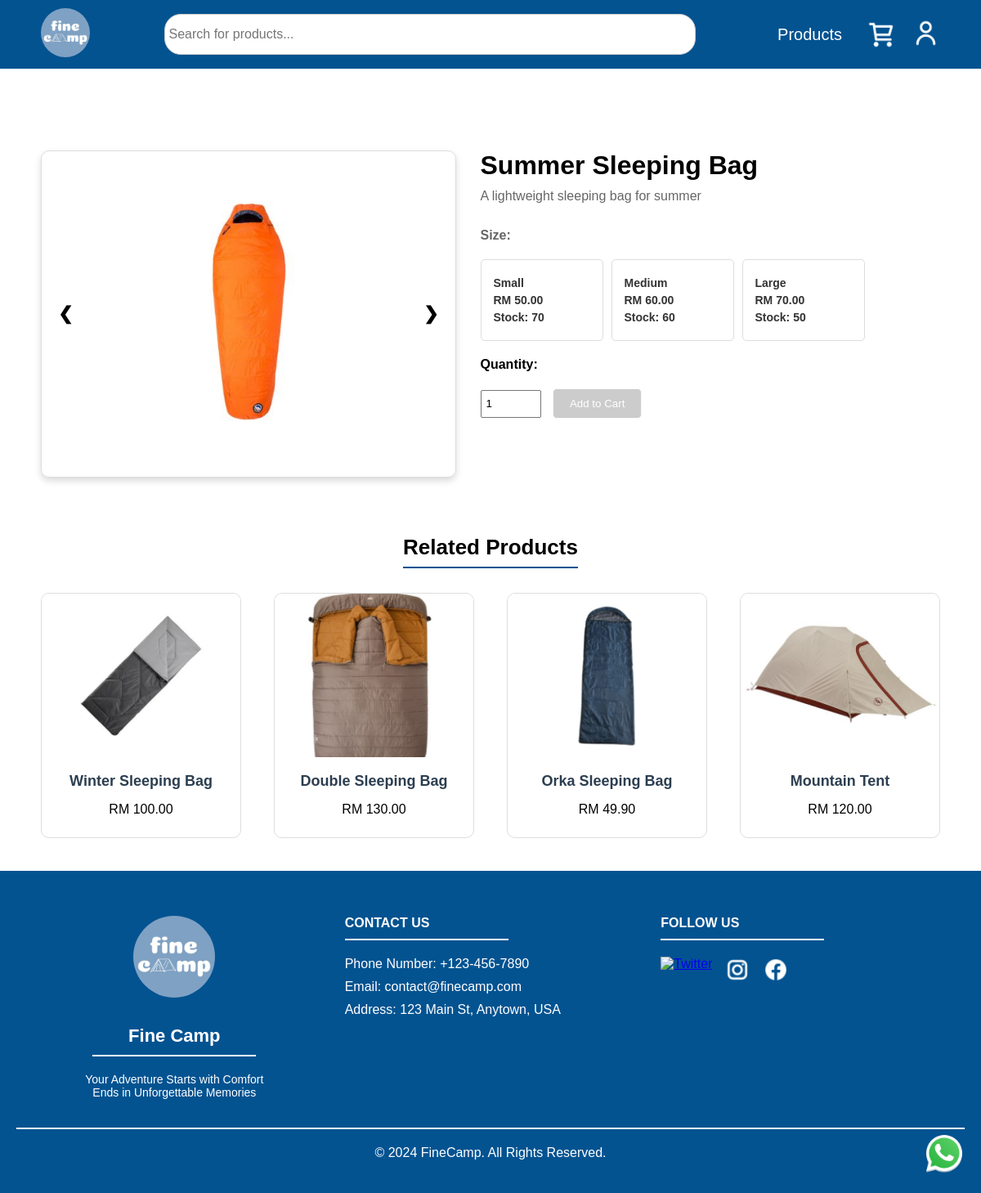
The page /app/member/product/productDetail.php?productId=5 on the database its author committed.
### tables this page shows
CREATE TABLE `product` (
  `product_id` int(11) NOT NULL,
  `name` varchar(100) NOT NULL,
  `description` varchar(200) NOT NULL,
  `min_stock_level` int(11) NOT NULL,
  `variation_name` varchar(30) NOT NULL,
  `product_image` varchar(50) NOT NULL,
  `status` varchar(10) NOT NULL,
  `category_id` int(11) NOT NULL
);

CREATE TABLE `product_variation_option` (
  `product_variation_option_id` int(11) NOT NULL,
  `name` varchar(30) NOT NULL,
  `unit_price` decimal(10,2) NOT NULL,
  `stock_quantity` int(10) NOT NULL,
  `image` varchar(50) NOT NULL,
  `weight` decimal(10,2) NOT NULL,
  `product_id` int(11) NOT NULL
);

### app/member/product/productDetail.php (the view, shortened to what this page needs)
<?php
require '../../_base.php';
if (is_get()) {
  $product_id = req('productId');
  $stmt = $_db->prepare("SELECT p.*, c.name AS category_name FROM product p
                       INNER JOIN category c ON p.category_id = c.category_id
                       WHERE p.product_id = ? AND p.status = 'active'");
  $stmt->execute([$product_id]);
  $product = $stmt->fetch();
  $variations_stmt = $_db->prepare("SELECT * FROM product_variation_option WHERE product_id = ?");
  $variations_stmt->execute([$product_id]);
  $variations = $variations_stmt->fetchAll();
  $images = [];
  if (!empty($product->product_image)) {
    $images[] = '/images/admin/product/product_image/' . $product->product_image;
  }
  foreach ($variations as $variation) {
    if (!empty($variation->image)) {
      $images[] = '/images/admin/product/product_variations_image/' . $variation->image;
    }
  }
  $related_product_stmt = $_db->prepare("
  SELECT p.*, c.name AS category_name, MIN(pvo.unit_price) AS first_variation_price
  FROM product p
  INNER JOIN category c ON p.category_id = c.category_id
  LEFT JOIN product_variation_option pvo ON p.product_id = pvo.product_id
  WHERE p.category_id = ? AND p.product_id != ? AND p.status = 'active'
  GROUP BY p.product_id
  LIMIT 4
");
  $related_product_stmt->execute([$product->category_id, $product_id]);
  $related_products = $related_product_stmt->fetchAll();
  if (count($related_products) < 4) {
    $remaining_slots = 4 - count($related_products);
    $sql = "
      SELECT p.*, c.name AS category_name, MIN(pvo.unit_price) AS first_variation_price
      FROM product p
      INNER JOIN category c ON p.category_id = c.category_id
      LEFT JOIN product_variation_option pvo ON p.product_id = pvo.product_id
      WHERE p.category_id != ? AND p.product_id != ? AND p.status = 'active'
      GROUP BY p.product_id
      LIMIT $remaining_slots
    ";
    $other_product_stmt = $_db->prepare($sql);
    $other_product_stmt->execute([$product->category_id, $product_id]);
    $other_products = $other_product_stmt->fetchAll();
    $related_products = array_merge($related_products, $other_products);
  }
}
include '../../_customerPortalHead.php';
?>
<div class="product-details-container">
  <div class="image-slider">
    <div class="slider-wrapper">
      <?php foreach ($images as $index => $image_url): ?>
        <div class="slide <?= $index === 0 ? 'active' : '' ?>">
          <img src="<?= $image_url ?>" alt="<?= $product->name ?>">
        </div>
      <?php endforeach; ?>
    </div>
    <button class="prev">&#10094;</button>
    <button class="next">&#10095;</button>
  </div>
  <div class="product-info">
    <h1><?= $product->name ?></h1>
    <p><?= $product->description ?></p>
    <form action="../order/addToCart.php" method="GET">
      <div class="variations">
        <p><?= $product->variation_name ?>:</p>
        <div class="variation-options">
          <?php foreach ($variations as $variation): ?>
            <div class="variation-option <?= $variation->stock_quantity == 0 ? 'disabled' : '' ?>"
              data-variation-id="<?= $variation->product_variation_option_id ?>"
              data-stock="<?= $variation->stock_quantity ?>"
              data-image="<?= '/images/admin/product/product_variations_image/' . $variation->image ?>">
              <p><strong><?= $variation->name ?></strong></p>
              <p>RM <?= number_format($variation->unit_price, 2) ?></p>
              <?php if ($variation->stock_quantity == 0): ?>
                <p id="out-of-stock">Out of Stock</p>
              <?php else: ?>
                <p>Stock: <?= $variation->stock_quantity ?></p>
              <?php endif; ?>
            </div>
          <?php endforeach; ?>
        </div>
      </div>
      <label>Quantity:</label>
      <button type="submit" id="add-to-cart-button" disabled>Add to Cart</button>
    </form>
  </div>
</div>
<div class="title-container">
  <?= html_h2('related-product-title', 'Related Products') ?>
</div>
<?php if (count($related_products) > 0): ?>
  <div class="product-grid">
    <?php foreach ($related_products as $product): ?>
      <div class="product-card">
        <a href="productDetail.php?productId=<?= $product->product_id ?>">
          <img src="/images/admin/product/product_image/<?= $product->product_image ?>" alt="<?= $product->name ?>">
          <h2><?= $product->name ?></h2>
          <?php if (!empty($product->first_variation_price)): ?>
            <p>RM <?= number_format($product->first_variation_price, 2) ?></p>
          <?php else: ?>
            <p>Price: Not Available</p>
          <?php endif; ?>
        </a>
      </div>
    <?php endforeach; ?>
  </div>
<?php else: ?>
  <div class="product-grid no-products">
    <p class="no-products">No products found.</p>
  </div>
<?php endif; ?>
<?php
include '../../_foot.php';
?>

### app/css/base/app.css (style rules this page uses)
address, article, aside, blockquote, body, cite, div, dl, dt, dd, em, figcaption, figure, footer, h1, h2, h3, h4, h5, h6, header, html, img, li, main, nav, nav a, ol, p, section, span, ul, table, tr, td, th, col, colgroup { margin: 0; padding: 0; border: 0; font-size: 100%; background: transparent; -webkit-box-sizing: border-box; -moz-box-sizing: border-box; box-sizing: border-box; }
body { font-family: Tahoma, Helvetica, sans-serif !important; }

### app/css/member/productDetail.css (style rules this page uses)
.product-details-container { margin: 80px auto 50px auto; display: flex; flex-wrap: wrap; gap: 30px; padding: 20px 50px; justify-content: center; max-width: 1200px; box-sizing: border-box; }
.image-slider { flex: 1 1 45%; position: relative; max-width: 650px; height: 400px; overflow: hidden; border: 1px solid #ddd; border-radius: 10px; background-color: transparent; display: flex; justify-content: center; align-items: center; box-shadow: 0 4px 8px rgba(0, 0, 0, 0.15); }
.slider-wrapper { display: flex; transition: transform 0.5s ease-in-out; }
.slide { display: none; text-align: center; }
.slide.active { display: block; }
.slide img { width: 400px; height: 400px; object-fit: cover; cursor: pointer; transition: transform 0.2s ease-in-out; }
.prev, .next { font-size: 22px; position: absolute; top: 50%; transform: translateY(-50%); background-color: transparent; color: black; font-weight: bold; padding: 10px; border: none; cursor: pointer; border-radius: 50%; z-index: 1; }
.prev { left: 10px; }
.next { right: 10px; }
.product-info { flex: 1 1 50%; }
.product-info h1 { margin-top: 0; margin-bottom: 10px; font-size: 32px; }
.product-info p { font-size: 16px; margin-bottom: 30px; color: #666; }
.variations p { font-weight: bold; margin-bottom: 20px; }
.variation-options { display: flex; flex-wrap: wrap; gap: 10px; }
.variation-option { border: 1px solid #ddd; border-radius: 5px; padding: 15px; cursor: pointer; text-align: left; width: 150px; }
.variation-option p { margin: 5px 0; font-size: 14px; color: #333; }
.product-info label { display: block; margin-top: 20px; margin-bottom: 20px; font-weight: bold; }
#add-to-cart-button { background-color: #035391; color: white; border: 1px solid #035391; padding: 10px 20px; border-radius: 5px; cursor: pointer; }
#add-to-cart-button:disabled { border: 1px solid ghostwhite; background-color: #ccc; cursor: not-allowed; }
.title-container { display: flex; justify-content: center; }
.product-grid { display: grid; grid-template-columns: repeat(4, 1fr); gap: 40px; max-width: 1100px; margin: 0 auto; margin-bottom: 40px; }
.product-card { background-color: #fff; border: 1px solid #ddd; border-radius: 10px; overflow: hidden; text-align: center; width: 100%; height: 300px; }
.product-card img { width: 100%; height: 200px; object-fit: cover; border-radius: 3px; }
.product-card h2 { padding: 15px; font-size: 18px; color: #2c3e50; }
.product-card a { color: inherit; text-decoration: none; }

### rows shown on the page
product: name "Summer Sleeping Bag", description "A lightweight sleeping bag for summer", variation_name "Size"
product_variation_option: name "Small", unit_price "50.00", stock_quantity "70"
product_variation_option: name "Medium", unit_price "60.00", stock_quantity "60"
product_variation_option: name "Large", unit_price "70.00", stock_quantity "50"
product: product_image (picture), name "Winter Sleeping Bag", first_variation_price "100.00"
product: product_image (picture), name "Double Sleeping Bag", first_variation_price "130.00"
product: product_image (picture), name "Orka Sleeping Bag", first_variation_price "49.90"
product: product_image (picture), name "Mountain Tent", first_variation_price "120.00"

### other values the page prints
$text "Related Products"
